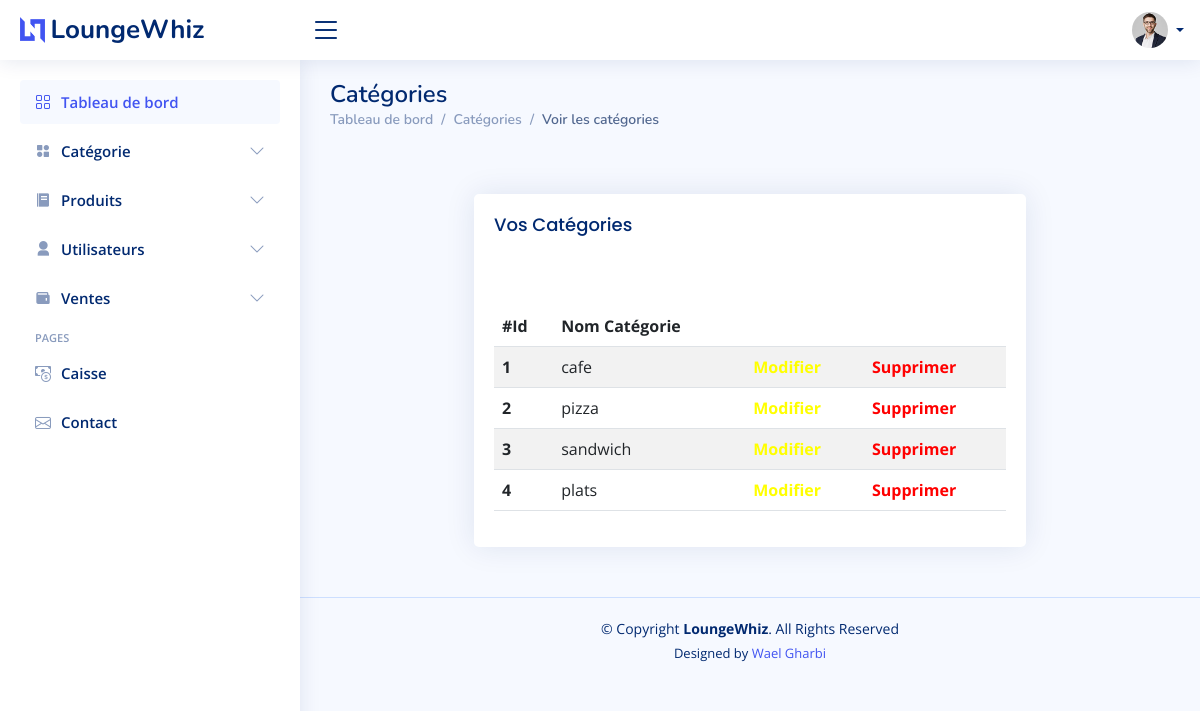
Page /cat.php on the committed database.
### tables this page shows
CREATE TABLE `categorie` (
  `id_cat` int(3) NOT NULL,
  `nom_cat` varchar(20) NOT NULL
);

### cat.php (the view, shortened to what this page needs)
<?php
include_once('assets/php/db_connect.php')
?>
<!DOCTYPE html>
<html lang="en">
<head>
  <link href="assets/vendor/bootstrap/css/bootstrap.min.css" rel="stylesheet">
  <link href="assets/vendor/bootstrap-icons/bootstrap-icons.css" rel="stylesheet">
  <link href="assets/vendor/boxicons/css/boxicons.min.css" rel="stylesheet">
  <link href="assets/vendor/quill/quill.snow.css" rel="stylesheet">
  <link href="assets/vendor/quill/quill.bubble.css" rel="stylesheet">
  <link href="assets/vendor/remixicon/remixicon.css" rel="stylesheet">
  <link href="assets/vendor/simple-datatables/style.css" rel="stylesheet">
  <link href="assets/css/style.css" rel="stylesheet">
</head>
<body>
  <?php
  include('assets/php/header.php');
  include('assets/php/side.php');
  ?>
  <main id="main" class="main">
    <div class="pagetitle">
      <h1>Catégories</h1>
      <nav>
        <ol class="breadcrumb">
          <li class="breadcrumb-item"><a href="admin_index.php">Tableau de bord</a></li>
          <li class="breadcrumb-item">Catégories</li>
          <li class="breadcrumb-item active">Voir les catégories</li>
        </ol>
      </nav>
    </div>
    <section class="section">
      <div class="row">
        <div class="col-lg-2"></div>
        <div class="col-lg-8 pt-5">
          <div class="card">
            <div class="card-body">
              <h5 class="card-title">Vos Catégories</h5>
              <div class="row">
                <div class="col-lg-12 pt-5">
                  <table class="table table-striped">
                    <thead>
                      <tr>
                        <th scope="col">#Id</th>
                        <th scope="col">Nom Catégorie</th>
                        <th scope="col"></th>
                        <th scope="col"></th>
                      </tr>
                    </thead>
                    <tbody>
                      <?php
                      $req2 = 'select * from categorie';
                      $send2 = @mysqli_query($connect, $req2);
                      while ($res2 = @mysqli_fetch_array($send2)) {
                      ?>
                        <tr>
                          <th scope="row"><?php echo $res2['id_cat'] ?></th>
                          <td><?php echo $res2['nom_cat'] ?></td>
                          <td><a href="" style="color: yellow; font-weight: bold;" class="mod" data-bs-toggle="modal" data-bs-target="#testmodal<?php echo $res2['id_cat'] ?>">Modifier</a></td>
                          <td><a href="assets/php/delcat.php?id=<?php echo $res2['id_cat']; ?>" style="color: red; font-weight: bold;" onclick="if(confirm('Vous êtes sûr vous voulez effacer cette catègorie ?')){return true} else {event.preventDefault()}">Supprimer</a></td>
                        </tr>
                      <?php } ?>
                    </tbody>
                  </table>
                </div>
              </div>
            </div>
          </div>
    </section>
  </main>
  <?php
  include('assets/php/footer.php');
  ?>
</body>
</html>

### assets/css/style.css (style rules this page uses)
:root { scroll-behavior: smooth; }
body { font-family: "Open Sans", sans-serif; background: #f6f9ff; color: #444444; }
a { color: #4154f1; text-decoration: none; }
h1, h2, h3, h4, h5, h6 { font-family: "Nunito", sans-serif; }
#main { margin-top: 60px; padding: 20px 30px; transition: all 0.3s; }
.pagetitle { margin-bottom: 10px; }
.pagetitle h1 { font-size: 24px; margin-bottom: 0; font-weight: 600; color: #012970; }
.card { margin-bottom: 30px; border: none; border-radius: 5px; box-shadow: 0px 0 30px rgba(1, 41, 112, 0.1); }
.card-title { padding: 20px 0 15px 0; font-size: 18px; font-weight: 500; color: #012970; font-family: "Poppins", sans-serif; }
.card-body { padding: 0 20px 20px 20px; }
.breadcrumb { font-size: 14px; font-family: "Nunito", sans-serif; color: #899bbd; font-weight: 600; }
.breadcrumb a { color: #899bbd; transition: 0.3s; }
.breadcrumb .breadcrumb-item::before { color: #899bbd; }
.breadcrumb .active { color: #51678f; font-weight: 600; }
@media (min-width: 1200px) { #main, #footer { margin-left: 300px; } }

### rows in the picture
categorie: id_cat "1", nom_cat "cafe"
categorie: id_cat "2", nom_cat "pizza"
categorie: id_cat "3", nom_cat "sandwich"
categorie: id_cat "4", nom_cat "plats"
